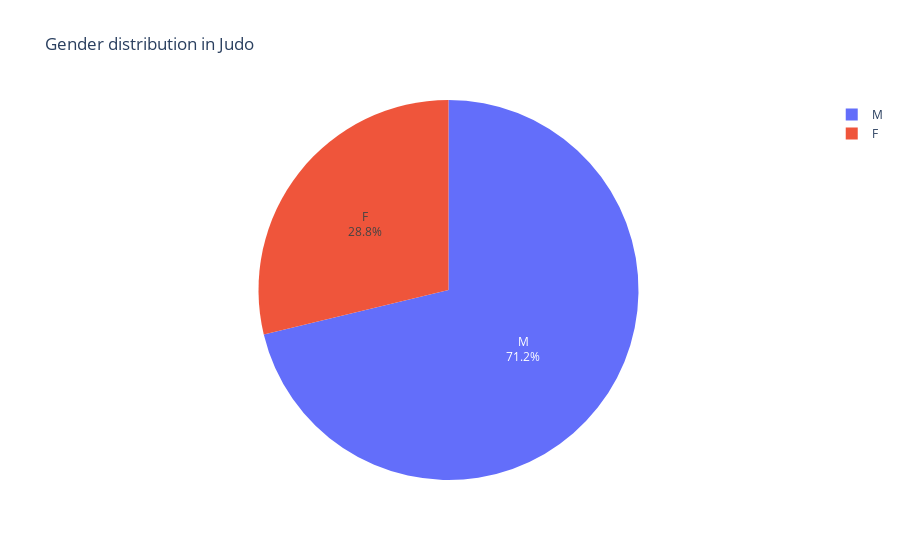

The code cell stored with this chart in its notebook:
### Code cell
fig = px.pie(sex_judo, values="Number_of_participants",
             title="Gender distribution in Judo", names="Sex")
fig.update_traces(textinfo = "label+percent")

fig.show()

### Figure 1 — Plotly figure (JSON) as saved in the notebook; plotly's stock layout.template omitted (floating-point values rounded to 4 significant figures)
{"data": [{"domain": {"x": [0, 1], "y": [0, 1]}, "hovertemplate": "Sex=%{label}<br>Number_of_participants=%{value}<extra></extra>", "labels": ["F", "M"], "legendgroup": "", "name": "", "showlegend": true, "textinfo": "label+percent", "type": "pie", "values": [1093, 2708]}], "layout": {"legend": {"tracegroupgap": 0}, "title": {"text": "Gender distribution in Judo"}}}
